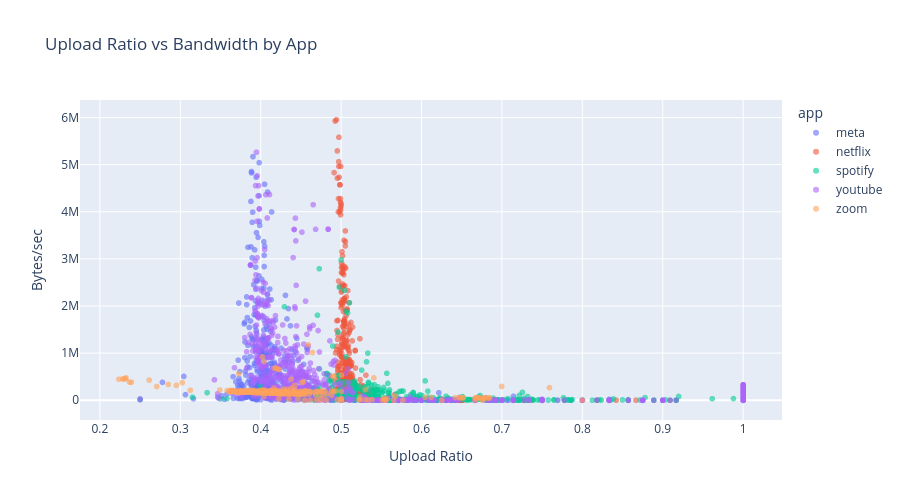

The notebook cell saved with this chart:
### Code cell
# 3.3 — Upload vs Download ratio scatter
fig = px.scatter(df, x='upload_ratio', y='bytes_per_sec', color='app',
                 title='Upload Ratio vs Bandwidth by App',
                 labels={'upload_ratio': 'Upload Ratio', 'bytes_per_sec': 'Bytes/sec'},
                 opacity=0.6)
fig.update_layout(height=500)
fig.show()

### Figure 1 — Plotly figure (JSON) as saved in the notebook; plotly's stock layout.template omitted (floating-point values rounded to 4 significant figures; data arrays with more than 128 entries replaced by an {"elided": "..."} marker saying what was removed)
{"data": [{"hovertemplate": "app=meta<br>Upload Ratio=%{x}<br>Bytes/sec=%{y}<extra></extra>", "legendgroup": "meta", "marker": {"color": "#636efa", "opacity": 0.6, "symbol": "circle"}, "mode": "markers", "name": "meta", "showlegend": true, "type": "scattergl", "x": {"elided": "787 float values"}, "xaxis": "x", "y": {"elided": "787 float values"}, "yaxis": "y"}, {"hovertemplate": "app=netflix<br>Upload Ratio=%{x}<br>Bytes/sec=%{y}<extra></extra>", "legendgroup": "netflix", "marker": {"color": "#EF553B", "opacity": 0.6, "symbol": "circle"}, "mode": "markers", "name": "netflix", "showlegend": true, "type": "scattergl", "x": {"elided": "708 float values"}, "xaxis": "x", "y": {"elided": "708 float values"}, "yaxis": "y"}, {"hovertemplate": "app=spotify<br>Upload Ratio=%{x}<br>Bytes/sec=%{y}<extra></extra>", "legendgroup": "spotify", "marker": {"color": "#00cc96", "opacity": 0.6, "symbol": "circle"}, "mode": "markers", "name": "spotify", "showlegend": true, "type": "scattergl", "x": {"elided": "750 float values"}, "xaxis": "x", "y": {"elided": "750 float values"}, "yaxis": "y"}, {"hovertemplate": "app=youtube<br>Upload Ratio=%{x}<br>Bytes/sec=%{y}<extra></extra>", "legendgroup": "youtube", "marker": {"color": "#ab63fa", "opacity": 0.6, "symbol": "circle"}, "mode": "markers", "name": "youtube", "showlegend": true, "type": "scattergl", "x": {"elided": "757 float values"}, "xaxis": "x", "y": {"elided": "757 float values"}, "yaxis": "y"}, {"hovertemplate": "app=zoom<br>Upload Ratio=%{x}<br>Bytes/sec=%{y}<extra></extra>", "legendgroup": "zoom", "marker": {"color": "#FFA15A", "opacity": 0.6, "symbol": "circle"}, "mode": "markers", "name": "zoom", "showlegend": true, "type": "scattergl", "x": {"elided": "799 float values"}, "xaxis": "x", "y": {"elided": "799 float values"}, "yaxis": "y"}], "layout": {"height": 500, "legend": {"title": {"text": "app"}, "tracegroupgap": 0}, "title": {"text": "Upload Ratio vs Bandwidth by App"}, "xaxis": {"anchor": "y", "domain": [0, 1], "title": {"text": "Upload Ratio"}}, "yaxis": {"anchor": "x", "domain": [0, 1], "title": {"text": "Bytes/sec"}}}}
